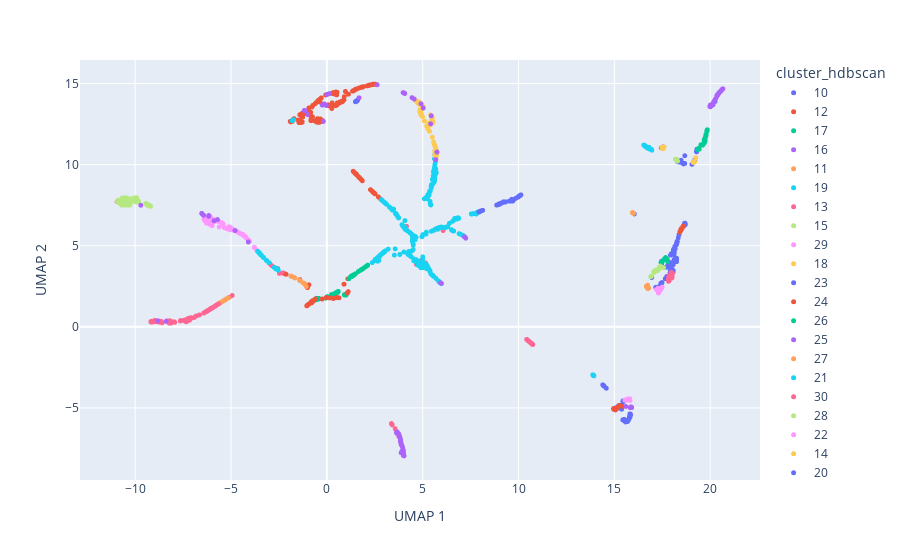

The notebook cell saved with this chart:
### Code cell
samples_all_clusters_umap.plot_interactive_umap(hue='cluster_hdbscan')

### Figure 1 — Plotly figure (JSON) as saved in the notebook; plotly's stock layout.template omitted (floating-point values rounded to 4 significant figures; data arrays with more than 128 entries replaced by an {"elided": "..."} marker saying what was removed)
{"data": [{"hovertemplate": "cluster_hdbscan=10<br>UMAP_1=%{x}<br>UMAP_2=%{y}<extra></extra>", "legendgroup": "10", "marker": {"color": "#636efa", "opacity": 1, "size": 5, "symbol": "circle"}, "mode": "markers", "name": "10", "showlegend": true, "type": "scattergl", "x": {"elided": "173 float values"}, "xaxis": "x", "y": {"elided": "173 float values"}, "yaxis": "y"}, {"hovertemplate": "cluster_hdbscan=12<br>UMAP_1=%{x}<br>UMAP_2=%{y}<extra></extra>", "legendgroup": "12", "marker": {"color": "#EF553B", "opacity": 1, "size": 5, "symbol": "circle"}, "mode": "markers", "name": "12", "showlegend": true, "type": "scattergl", "x": [18.6, 18.41, 18.45, 18.46, 18.56, 18.49, 18.5, 18.46], "xaxis": "x", "y": [6.219, 5.851, 5.909, 5.965, 6.144, 6.04, 6.013, 5.993], "yaxis": "y"}, {"hovertemplate": "cluster_hdbscan=17<br>UMAP_1=%{x}<br>UMAP_2=%{y}<extra></extra>", "legendgroup": "17", "marker": {"color": "#00cc96", "opacity": 1, "size": 5, "symbol": "circle"}, "mode": "markers", "name": "17", "showlegend": true, "type": "scattergl", "x": [19.59, 19.51, 19.65, 19.74, 19.59, 19.43, 19.35, 19.85, 19.7, 19.71, 19.69, 19.82, 19.73, 19.6, 19.79, 19.6, 19.69, 19.83, 19.39, 19.69, 19.67, 19.78, 19.69, 19.84, 19.72, 19.78, 19.76, 19.65, 19.83, 19.72, 19.73, 19.75, 19.6, 19.72], "xaxis": "x", "y": [11.2, 11.22, 11.31, 11.46, 11.21, 10.96, 10.94, 12.15, 11.38, 11.4, 11.46, 12.04, 11.63, 11.21, 11.82, 11.22, 11.54, 12.1, 11.0, 11.34, 11.33, 11.86, 11.52, 12.12, 11.46, 11.85, 11.73, 11.28, 12.11, 11.59, 11.63, 11.66, 11.21, 11.59], "yaxis": "y"}, {"hovertemplate": "cluster_hdbscan=16<br>UMAP_1=%{x}<br>UMAP_2=%{y}<extra></extra>", "legendgroup": "16", "marker": {"color": "#ab63fa", "opacity": 1, "size": 5, "symbol": "circle"}, "mode": "markers", "name": "16", "showlegend": true, "type": "scattergl", "x": [20.55, 20.38, 20.53, 20.12, 20.64, 20.04, 20.27, 20.27, 20.03, 20.01, 20.45, 20.35, 20.46, 20.13, 20.15, 20.2, 20.64, 20.01, 20.1, 20.39, 20.58, 20.01, 20.4, 20.04, 20.51, 20.66, 20.12, 20.08, 20.09, 20.35, 20.07, 20.64, 20.44, 20.13, 20.64, 20.65, 20.53, 19.98, 20.15, 20.46, 20.11, 20.18, 20.14], "xaxis": "x", "y": [14.54, 14.29, 14.5, 13.69, 14.67, 13.63, 14.05, 14.04, 13.63, 13.68, 14.42, 14.21, 14.42, 13.73, 13.8, 13.91, 14.65, 13.67, 13.67, 14.29, 14.57, 13.57, 14.33, 13.62, 14.5, 14.68, 13.69, 13.69, 13.68, 14.29, 13.63, 14.66, 14.4, 13.73, 14.66, 14.66, 14.51, 13.59, 13.69, 14.45, 13.73, 13.83, 13.77], "yaxis": "y"}, {"hovertemplate": "cluster_hdbscan=11<br>UMAP_1=%{x}<br>UMAP_2=%{y}<extra></extra>", "legendgroup": "11", "marker": {"color": "#FFA15A", "opacity": 1, "size": 5, "symbol": "circle"}, "mode": "markers", "name": "11", "showlegend": true, "type": "scattergl", "x": [15.96, 15.99, 15.97, 15.99, 15.99, 15.95, 15.97, 15.97, 15.97, 15.97], "xaxis": "x", "y": [7.033, 7.0, 7.028, 7.011, 6.995, 7.046, 7.014, 7.019, 7.018, 7.017], "yaxis": "y"}, {"hovertemplate": "cluster_hdbscan=19<br>UMAP_1=%{x}<br>UMAP_2=%{y}<extra></extra>", "legendgroup": "19", "marker": {"color": "#19d3f3", "opacity": 1, "size": 5, "symbol": "circle"}, "mode": "markers", "name": "19", "showlegend": true, "type": "scattergl", "x": [16.82, 16.69, 16.8, 16.8, 16.7, 16.74, 16.63, 16.66, 16.67, 16.69, 16.61, 16.6, 16.57, 16.71, 16.63, 16.59, 16.88, 16.95, 16.94, 16.87, 16.58, 16.53, 16.6, 16.55], "xaxis": "x", "y": [11.03, 11.07, 10.98, 11.07, 11.05, 11.07, 11.12, 11.11, 11.1, 11.09, 11.14, 11.16, 11.17, 11.03, 11.12, 11.16, 10.95, 10.89, 10.94, 10.95, 11.16, 11.21, 11.14, 11.19], "yaxis": "y"}, {"hovertemplate": "cluster_hdbscan=13<br>UMAP_1=%{x}<br>UMAP_2=%{y}<extra></extra>", "legendgroup": "13", "marker": {"color": "#FF6692", "opacity": 1, "size": 5, "symbol": "circle"}, "mode": "markers", "name": "13", "showlegend": true, "type": "scattergl", "x": [10.56, 10.47, 10.68, 10.74, 10.46, 10.74, 10.69, 10.44, 10.64, 10.72, 10.59, 10.74, 10.58, 10.71, 10.54, 10.55, 10.49, 10.67, 10.55, 10.45, 10.42, 10.44, 10.73, 10.47, 10.61], "xaxis": "x", "y": [-0.9051, -0.821, -1.028, -1.09, -0.8032, -1.084, -1.039, -0.7912, -0.9877, -1.068, -0.9356, -1.089, -0.9247, -1.058, -0.8899, -0.9021, -0.8395, -1.013, -0.8982, -0.8004, -0.7714, -0.7872, -1.073, -0.8215, -0.9549], "yaxis": "y"}, {"hovertemplate": "cluster_hdbscan=15<br>UMAP_1=%{x}<br>UMAP_2=%{y}<extra></extra>", "legendgroup": "15", "marker": {"color": "#B6E880", "opacity": 1, "size": 5, "symbol": "circle"}, "mode": "markers", "name": "15", "showlegend": true, "type": "scattergl", "x": [18.26, 18.18, 18.3, 18.26, 18.25], "xaxis": "x", "y": [10.25, 10.34, 10.23, 10.24, 10.29], "yaxis": "y"}, {"hovertemplate": "cluster_hdbscan=29<br>UMAP_1=%{x}<br>UMAP_2=%{y}<extra></extra>", "legendgroup": "29", "marker": {"color": "#FF97FF", "opacity": 1, "size": 5, "symbol": "circle"}, "mode": "markers", "name": "29", "showlegend": true, "type": "scattergl", "x": [17.31, 17.33, 17.4, 17.39, 17.29, 17.28, 17.37, 17.43, 17.19, 17.31, 17.45, 17.3, 17.49], "xaxis": "x", "y": [2.117, 2.114, 2.329, 2.277, 2.092, 2.386, 2.265, 2.328, 2.3, 2.148, 2.365, 2.155, 2.451], "yaxis": "y"}, {"hovertemplate": "cluster_hdbscan=18<br>UMAP_1=%{x}<br>UMAP_2=%{y}<extra></extra>", "legendgroup": "18", "marker": {"color": "#FECB52", "opacity": 1, "size": 5, "symbol": "circle"}, "mode": "markers", "name": "18", "showlegend": true, "type": "scattergl", "x": [17.56, 17.59, 17.53, 17.52, 17.48, 17.47, 17.53], "xaxis": "x", "y": [11.0, 11.1, 11.02, 10.98, 11.07, 11.05, 11.02], "yaxis": "y"}, {"hovertemplate": "cluster_hdbscan=23<br>UMAP_1=%{x}<br>UMAP_2=%{y}<extra></extra>", "legendgroup": "23", "marker": {"color": "#636efa", "opacity": 1, "size": 5, "symbol": "circle"}, "mode": "markers", "name": "23", "showlegend": true, "type": "scattergl", "x": [15.63, 15.46, 15.78, 15.51, 15.58, 15.66, 15.66, 15.65, 15.67, 15.58, 15.67, 15.84, 15.77, 15.68, 15.73, 15.82, 15.85, 15.83, 15.62, 15.81, 15.44, 15.58, 15.46], "xaxis": "x", "y": [-5.833, -5.719, -5.539, -5.765, -5.768, -5.82, -5.836, -5.84, -5.823, -5.861, -5.839, -5.42, -5.674, -5.828, -5.779, -5.562, -5.416, -5.363, -5.849, -5.37, -5.74, -5.828, -5.743], "yaxis": "y"}, {"hovertemplate": "cluster_hdbscan=24<br>UMAP_1=%{x}<br>UMAP_2=%{y}<extra></extra>", "legendgroup": "24", "marker": {"color": "#EF553B", "opacity": 1, "size": 5, "symbol": "circle"}, "mode": "markers", "name": "24", "showlegend": true, "type": "scattergl", "x": [15.13, 14.98, 14.96, 15.14, 15.42, 15.27, 15.07, 15.06], "xaxis": "x", "y": [-5.02, -5.024, -5.074, -4.964, -4.904, -4.844, -5.11, -5.118], "yaxis": "y"}, {"hovertemplate": "cluster_hdbscan=26<br>UMAP_1=%{x}<br>UMAP_2=%{y}<extra></extra>", "legendgroup": "26", "marker": {"color": "#00cc96", "opacity": 1, "size": 5, "symbol": "circle"}, "mode": "markers", "name": "26", "showlegend": true, "type": "scattergl", "x": [17.58, 17.78, 17.68, 17.67, 17.69, 17.63, 17.55, 17.43, 17.71, 17.74], "xaxis": "x", "y": [4.141, 4.028, 4.271, 4.205, 4.203, 4.203, 4.102, 3.976, 4.184, 4.181], "yaxis": "y"}, {"hovertemplate": "cluster_hdbscan=25<br>UMAP_1=%{x}<br>UMAP_2=%{y}<extra></extra>", "legendgroup": "25", "marker": {"color": "#ab63fa", "opacity": 1, "size": 5, "symbol": "circle"}, "mode": "markers", "name": "25", "showlegend": true, "type": "scattergl", "x": [15.86, 15.82, 15.83, 15.9, 15.59, 15.84, 15.87], "xaxis": "x", "y": [-4.951, -4.971, -4.979, -4.969, -4.903, -4.965, -4.932], "yaxis": "y"}, {"hovertemplate": "cluster_hdbscan=27<br>UMAP_1=%{x}<br>UMAP_2=%{y}<extra></extra>", "legendgroup": "27", "marker": {"color": "#FFA15A", "opacity": 1, "size": 5, "symbol": "circle"}, "mode": "markers", "name": "27", "showlegend": true, "type": "scattergl", "x": [16.79, 16.7, 16.74, 16.74, 16.74, 16.7, 16.67, 16.78, 16.76, 16.75, 16.68], "xaxis": "x", "y": [2.388, 2.45, 2.359, 2.571, 2.426, 2.475, 2.513, 2.386, 2.375, 2.427, 2.462], "yaxis": "y"}, {"hovertemplate": "cluster_hdbscan=21<br>UMAP_1=%{x}<br>UMAP_2=%{y}<extra></extra>", "legendgroup": "21", "marker": {"color": "#19d3f3", "opacity": 1, "size": 5, "symbol": "circle"}, "mode": "markers", "name": "21", "showlegend": true, "type": "scattergl", "x": [13.91, 13.93, 13.88, 13.88, 13.92, 13.89], "xaxis": "x", "y": [-2.99, -3.018, -2.96, -2.958, -3.008, -2.975], "yaxis": "y"}, {"hovertemplate": "cluster_hdbscan=30<br>UMAP_1=%{x}<br>UMAP_2=%{y}<extra></extra>", "legendgroup": "30", "marker": {"color": "#FF6692", "opacity": 1, "size": 5, "symbol": "circle"}, "mode": "markers", "name": "30", "showlegend": true, "type": "scattergl", "x": [18.03, 17.96, 18.01, 17.94, 17.84, 17.96, 17.82, 17.95, 17.97, 17.84, 18.01, 17.82, 17.86, 17.99, 17.83, -2.966, -4.935, -2.718, 3.37, 5.097, 4.156, 5.147, 4.928, -2.296, 3.752, -2.754, 3.384, -10.94, 3.566, -2.474, -2.204, -5.099, -2.867, 6.066, -2.568, 4.677, -2.259], "xaxis": "x", "y": [3.28, 3.366, 3.098, 2.993, 2.845, 3.325, 2.933, 2.998, 2.999, 2.822, 3.026, 2.811, 2.861, 3.037, 3.123, 3.883, 1.933, 3.651, -5.964, 3.924, 6.201, 3.943, 4.111, 3.33, -6.751, 3.683, -5.989, 7.722, -6.281, 3.298, 3.289, 1.818, 3.765, 5.941, 3.605, 3.849, 3.288], "yaxis": "y"}, {"hovertemplate": "cluster_hdbscan=28<br>UMAP_1=%{x}<br>UMAP_2=%{y}<extra></extra>", "legendgroup": "28", "marker": {"color": "#B6E880", "opacity": 1, "size": 5, "symbol": "circle"}, "mode": "markers", "name": "28", "showlegend": true, "type": "scattergl", "x": [16.93, 17.25, 17.41, 17.34, 17.29, 17.09, 17.18, 17.06, 17.17, 17.33, 17.57, 16.91, 17.1, 17.11, 16.9, 17.07], "xaxis": "x", "y": [3.125, 3.471, 3.747, 3.678, 3.567, 3.432, 3.507, 3.428, 3.5, 3.557, 3.653, 3.11, 3.448, 3.455, 3.092, 3.357], "yaxis": "y"}, {"hovertemplate": "cluster_hdbscan=22<br>UMAP_1=%{x}<br>UMAP_2=%{y}<extra></extra>", "legendgroup": "22", "marker": {"color": "#FF97FF", "opacity": 1, "size": 5, "symbol": "circle"}, "mode": "markers", "name": "22", "showlegend": true, "type": "scattergl", "x": [15.69, 15.81, 15.75, 15.8, 15.55, 15.74, 15.7, 15.71, 15.78, 15.64, 15.55, 15.63], "xaxis": "x", "y": [-4.502, -4.54, -4.446, -4.436, -4.528, -4.484, -4.453, -4.469, -4.482, -4.49, -4.514, -4.491], "yaxis": "y"}, {"hovertemplate": "cluster_hdbscan=14<br>UMAP_1=%{x}<br>UMAP_2=%{y}<extra></extra>", "legendgroup": "14", "marker": {"color": "#FECB52", "opacity": 1, "size": 5, "symbol": "circle"}, "mode": "markers", "name": "14", "showlegend": true, "type": "scattergl", "x": [19.24, 19.16, 19.13, 19.16, 19.18, 19.11, 19.12], "xaxis": "x", "y": [10.42, 10.18, 10.14, 10.19, 10.17, 10.15, 10.14], "yaxis": "y"}, {"hovertemplate": "cluster_hdbscan=20<br>UMAP_1=%{x}<br>UMAP_2=%{y}<extra></extra>", "legendgroup": "20", "marker": {"color": "#636efa", "opacity": 1, "size": 5, "symbol": "circle"}, "mode": "markers", "name": "20", "showlegend": true, "type": "scattergl", "x": [14.47, 14.45, 14.44, 14.45, 14.44, 14.39, 14.42], "xaxis": "x", "y": [-3.661, -3.635, -3.63, -3.632, -3.631, -3.572, -3.604], "yaxis": "y"}, {"hovertemplate": "cluster_hdbscan=9<br>UMAP_1=%{x}<br>UMAP_2=%{y}<extra></extra>", "legendgroup": "9", "marker": {"color": "#EF553B", "opacity": 1, "size": 5, "symbol": "circle"}, "mode": "markers", "name": "9", "showlegend": true, "type": "scattergl", "x": {"elided": "182 float values"}, "xaxis": "x", "y": {"elided": "182 float values"}, "yaxis": "y"}, {"hovertemplate": "cluster_hdbscan=1<br>UMAP_1=%{x}<br>UMAP_2=%{y}<extra></extra>", "legendgroup": "1", "marker": {"color": "#00cc96", "opacity": 1, "size": 5, "symbol": "circle"}, "mode": "markers", "name": "1", "showlegend": true, "type": "scattergl", "x": [0.5586, -0.4793, 0.3829, 0.4954, 0.3259, -0.5984, 0.3984, 0.5969, 0.4463, -0.6022, 0.9682, 0.2388, -0.00892, 0.4318, 0.5864, -0.4161, 0.9154, 0.9993, 0.959, 0.02441, 0.9802, 0.3847, -0.429, 0.9526, 0.0758, 0.9304, 0.5325, 0.909, 0.5131, 0.1718, -0.6016, -0.4672, 0.1834, 0.009229, -0.5437, 0.5676, -0.06735, 0.9457, 0.3943, 0.1255, 1.053], "xaxis": "x", "y": [2.15, 1.695, 1.842, 1.877, 1.872, 1.658, 1.842, 2.185, 2.085, 1.698, 1.973, 1.99, 1.799, 1.863, 2.161, 1.754, 1.983, 1.957, 1.98, 1.866, 2.005, 1.99, 1.713, 1.959, 1.839, 1.975, 2.146, 1.974, 2.126, 1.873, 1.695, 1.717, 1.873, 1.847, 1.766, 2.132, 1.771, 1.989, 2.047, 1.813, 2.061], "yaxis": "y"}, {"hovertemplate": "cluster_hdbscan=32<br>UMAP_1=%{x}<br>UMAP_2=%{y}<extra></extra>", "legendgroup": "32", "marker": {"color": "#ab63fa", "opacity": 1, "size": 5, "symbol": "circle"}, "mode": "markers", "name": "32", "showlegend": true, "type": "scattergl", "x": [3.781, 3.835, 3.663, 3.994, 3.97, 3.852, 3.689, 3.989, 3.943, 3.82, 3.876, 3.841, 3.691, 3.692, 3.845, 3.977, 3.753, 3.898, 3.735, 3.637, 3.663, 3.859, 3.795, 3.908, 3.851, 3.891, 3.951, 3.862, 3.965, 3.636, 3.838, 3.67, 3.651, 3.658, 3.924], "xaxis": "x", "y": [-6.702, -6.93, -6.477, -7.619, -7.641, -7.161, -6.531, -7.684, -7.722, -6.854, -7.758, -7.041, -6.545, -6.534, -6.971, -7.658, -6.61, -7.267, -6.587, -6.527, -6.5, -7.153, -6.758, -7.273, -6.968, -7.294, -7.411, -7.067, -7.544, -6.5, -6.991, -6.498, -6.48, -6.568, -7.652], "yaxis": "y"}, {"hovertemplate": "cluster_hdbscan=34<br>UMAP_1=%{x}<br>UMAP_2=%{y}<extra></extra>", "legendgroup": "34", "marker": {"color": "#FFA15A", "opacity": 1, "size": 5, "symbol": "circle"}, "mode": "markers", "name": "34", "showlegend": true, "type": "scattergl", "x": [-5.578, -5.482, -5.258, -5.408, -5.3, -5.345, -5.245, -5.313, -5.265, -5.57, -5.139], "xaxis": "x", "y": [1.489, 1.536, 1.713, 1.598, 1.669, 1.639, 1.713, 1.663, 1.699, 1.466, 1.796], "yaxis": "y"}, {"hovertemplate": "cluster_hdbscan=31<br>UMAP_1=%{x}<br>UMAP_2=%{y}<extra></extra>", "legendgroup": "31", "marker": {"color": "#19d3f3", "opacity": 1, "size": 5, "symbol": "circle"}, "mode": "markers", "name": "31", "showlegend": true, "type": "scattergl", "x": {"elided": "284 float values"}, "xaxis": "x", "y": {"elided": "284 float values"}, "yaxis": "y"}, {"hovertemplate": "cluster_hdbscan=4<br>UMAP_1=%{x}<br>UMAP_2=%{y}<extra></extra>", "legendgroup": "4", "marker": {"color": "#FF6692", "opacity": 1, "size": 5, "symbol": "circle"}, "mode": "markers", "name": "4", "showlegend": true, "type": "scattergl", "x": [-9.018, -6.194, -7.934, -8.214, -8.023, -7.258, -8.653, -9.141, -6.187, -5.922, -6.239, -8.166, -7.101, -9.157, -6.109, -5.654, -7.264, -6.041, -6.008, -5.697, -6.919, -8.124, -5.922, -9.125, -7.438, -9.009, -5.805, -8.805, -8.192, -8.884, -7.154, -5.656, -8.261, -8.096, -6.807, -7.638, -6.254, -7.342, -7.45, -5.805, -7.259, -8.249, -5.91, -9.097, -7.271, -5.729, -7.273, -8.334, -9.18, -8.978, -9.181, -7.25, -8.984, -6.249, -8.96, -6.356, -6.29, -8.967, -7.639, -7.96, -6.108, -8.596, -7.623, -7.089, -8.954, -8.838, -7.333, -9.037, -8.218, -6.194, -8.638, -6.833, -8.142, -5.767, -8.898, -8.027, -8.151, -6.256, -8.219, -6.012, -7.125, -7.641, -8.143, -6.422, -5.829, -7.411, -8.739, -8.87, -7.318, -7.37, -7.201, -5.849, -5.934, -8.206, -8.113, -8.249, -8.966, -6.648, -7.205, -8.935, -7.318], "xaxis": "x", "y": [0.3116, 1.017, 0.2832, 0.3384, 0.3015, 0.3704, 0.3441, 0.346, 1.023, 1.21, 0.9856, 0.3553, 0.503, 0.3234, 1.089, 1.414, 0.3964, 1.148, 1.137, 1.384, 0.5809, 0.2672, 1.205, 0.3032, 0.3819, 0.3708, 1.303, 0.377, 0.382, 0.3633, 0.4294, 1.418, 0.2857, 0.3174, 0.678, 0.374, 0.9724, 0.3132, 0.4009, 1.304, 0.3956, 0.2682, 1.215, 0.3159, 0.3663, 1.363, 0.3659, 0.3673, 0.3017, 0.395, 0.3251, 0.5111, 0.347, 0.9825, 0.4009, 0.9026, 0.9516, 0.3491, 0.3672, 0.3098, 1.066, 0.2508, 0.3916, 0.5681, 0.3461, 0.3164, 0.4257, 0.3206, 0.3454, 1.012, 0.3293, 0.6592, 0.3081, 1.331, 0.3618, 0.3154, 0.3353, 0.9553, 0.2287, 1.141, 0.5494, 0.3719, 0.236, 0.8522, 1.275, 0.4232, 0.291, 0.3429, 0.3705, 0.4206, 0.4117, 1.27, 1.205, 0.3569, 0.2448, 0.3619, 0.3524, 0.7382, 0.506, 0.3349, 0.4048], "yaxis": "y"}, {"hovertemplate": "cluster_hdbscan=6<br>UMAP_1=%{x}<br>UMAP_2=%{y}<extra></extra>", "legendgroup": "6", "marker": {"color": "#B6E880", "opacity": 1, "size": 5, "symbol": "circle"}, "mode": "markers", "name": "6", "showlegend": true, "type": "scattergl", "x": [-9.325, -9.983, -10.7, -10.54, -10.9, -9.32, -9.198, -10.92, -9.391, -10.37, -10.63, -9.247, -10.71, -10.84, -9.826, -10.61, -10.44, -10.37, -9.953, -9.916, -9.314, -10.21, -10.21, -10.24, -9.927, -9.966, -9.962, -10.52, -10.7, -10.63, -10.15, -9.332, -9.927, -10.8, -9.209, -10.88, -10.08, -10.57, -10.69, -10.72, -10.66, -10.79, -9.987, -9.826, -9.951, -10.25, -10.66, -10.38, -9.363, -10.38, -10.44, -10.82, -10.89, -10.74, -9.359, -10.27, -9.288, -10.52, -10.53, -10.31, -9.217, -10.22, -10.02, -10.88, -9.446], "xaxis": "x", "y": [7.515, 7.743, 7.592, 7.878, 7.791, 7.543, 7.435, 7.739, 7.524, 7.519, 7.934, 7.459, 7.882, 7.762, 7.692, 7.924, 7.955, 7.545, 7.907, 7.953, 7.482, 7.894, 7.749, 7.754, 7.704, 7.939, 7.73, 7.52, 7.849, 7.561, 7.901, 7.524, 7.932, 7.612, 7.449, 7.809, 7.867, 7.957, 7.506, 7.849, 7.957, 7.719, 7.962, 7.752, 7.942, 7.891, 7.903, 7.905, 7.543, 7.802, 7.506, 7.627, 7.797, 7.55, 7.546, 7.508, 7.495, 7.893, 7.817, 7.609, 7.445, 7.898, 7.723, 7.798, 7.617], "yaxis": "y"}, {"hovertemplate": "cluster_hdbscan=5<br>UMAP_1=%{x}<br>UMAP_2=%{y}<extra></extra>", "legendgroup": "5", "marker": {"color": "#FF97FF", "opacity": 1, "size": 5, "symbol": "circle"}, "mode": "markers", "name": "5", "showlegend": true, "type": "scattergl", "x": [-4.283, -4.583, -4.222, -3.774, -4.636, -6.14, -4.94, -4.28, -4.348, -5.911, -6.037, -4.328, -5.078, -6.026, -6.104, -6.106, -5.989, -4.066, -5.034, -6.394, -6.128, -5.07, -4.924, -4.2, -5.928, -5.614, -6.072, -4.274, -4.417, -4.396, -6.359, -6.383, -3.629, -5.84, -6.309, -5.841, -4.951, -4.061, -4.41, -5.705, -6.423, -6.086, -4.071, -3.65, -4.528, -6.231, -4.336, -6.405, -6.133, -5.004, -4.585, -3.787, -5.677, -4.972, -5.407, -5.134, -4.654, -4.108, -4.955, -5.493, -4.235, -4.046, -5.34, -4.41, -5.631, -6.256, -4.072, -5.809, -5.09, -5.975, -5.983, -5.1, -5.942, -5.9, -5.728, -4.389, -4.037, -4.762, -5.123, -5.198, -6.266, -6.134, -4.245, -4.295, -6.379, -6.285, -5.047], "xaxis": "x", "y": [5.592, 5.792, 5.501, 4.897, 5.829, 6.46, 6.051, 5.592, 5.647, 6.616, 6.338, 5.632, 6.148, 6.553, 6.77, 6.809, 6.373, 5.292, 6.121, 6.633, 6.387, 5.994, 5.972, 5.484, 6.459, 6.162, 6.793, 5.583, 5.705, 5.699, 6.586, 6.742, 4.69, 6.585, 6.503, 6.509, 6.038, 5.313, 5.699, 6.542, 6.865, 6.711, 5.318, 4.714, 5.755, 6.39, 5.635, 6.641, 6.334, 6.014, 5.805, 4.898, 6.546, 6.022, 6.35, 6.053, 5.858, 5.374, 6.061, 6.421, 5.542, 5.292, 6.11, 5.677, 6.491, 6.424, 5.327, 6.513, 6.172, 6.398, 6.235, 6.167, 6.462, 6.562, 6.596, 5.713, 5.278, 5.925, 6.169, 6.048, 6.691, 6.395, 5.546, 5.606, 6.563, 6.399, 6.093], "yaxis": "y"}, {"hovertemplate": "cluster_hdbscan=8<br>UMAP_1=%{x}<br>UMAP_2=%{y}<extra></extra>", "legendgroup": "8", "marker": {"color": "#FECB52", "opacity": 1, "size": 5, "symbol": "circle"}, "mode": "markers", "name": "8", "showlegend": true, "type": "scattergl", "x": [4.86, 5.036, 4.787, 4.933, 4.851, 4.913, 5.441, 5.696, 5.486, 5.655, 5.735, 5.308, 5.733, 4.92, 4.851, 5.665, 5.434, 5.502, 5.465, 5.54, 5.414, 5.206, 4.732, 5.257, 5.659, 5.646, 4.913, 5.698, 4.852, 5.701, 5.296, 5.233, 5.493, 5.726, 4.62, 5.63, 5.633, 5.399, 5.355, 4.905, 4.902, 5.505, 4.853, 5.594, 5.633, 5.262, 4.995, 4.99, 4.647, 5.716, 5.723, 5.271, 5.65, 4.811, 4.638, 5.335, 4.881, 5.493, 4.951, 5.091, 5.468, 5.664, 4.915, 4.836, 4.593, 4.537, 5.635, 5.647, 5.599, 4.872, 5.459, 5.325, 4.948, 5.64, 5.569, 5.275, 5.442, 5.521, 4.936, 4.734, 4.691], "xaxis": "x", "y": [13.25, 13.53, 13.74, 13.67, 13.32, 13.14, 12.56, 10.39, 12.61, 10.69, 10.77, 12.4, 10.6, 13.15, 13.34, 11.08, 13.04, 11.69, 12.63, 12.63, 13.07, 12.37, 13.88, 12.31, 10.8, 10.79, 13.14, 10.82, 13.74, 10.93, 12.4, 12.39, 12.81, 10.81, 13.98, 11.19, 10.79, 12.45, 12.06, 13.71, 13.09, 12.9, 13.38, 11.29, 10.85, 12.33, 13.62, 12.96, 13.96, 10.87, 10.8, 12.22, 10.73, 13.86, 13.96, 12.56, 13.21, 12.83, 13.66, 12.69, 12.79, 10.87, 13.72, 13.74, 14.01, 14.06, 10.57, 11.11, 11.26, 13.82, 12.95, 12.43, 13.43, 10.77, 11.4, 12.37, 13.04, 12.55, 13.1, 13.85, 13.88], "yaxis": "y"}, {"hovertemplate": "cluster_hdbscan=7<br>UMAP_1=%{x}<br>UMAP_2=%{y}<extra></extra>", "legendgroup": "7", "marker": {"color": "#636efa", "opacity": 1, "size": 5, "symbol": "circle"}, "mode": "markers", "name": "7", "showlegend": true, "type": "scattergl", "x": [9.219, 10.11, 9.009, 9.025, 10.1, 10.01, 10.04, 9.674, 10.07, 10.12, 9.637, 9.099, 8.933, 9.3, 10.08, 8.13, 7.936, 9.742, 9.043, 9.139, 10.07, 9.95, 9.59, 9.331, 9.216, 9.517, 9.645, 9.258, 10.09, 9.707, 9.659, 8.012, 9.279, 9.644, 8.03, 9.048, 10.06, 9.976, 9.305, 9.631, 9.852, 9.153, 9.258, 8.081, 8.859, 7.983, 8.97], "xaxis": "x", "y": [7.711, 8.123, 7.557, 7.591, 8.12, 8.032, 8.069, 7.801, 8.094, 8.138, 7.79, 7.624, 7.529, 7.708, 8.103, 7.183, 7.082, 7.839, 7.592, 7.65, 8.087, 7.989, 7.764, 7.708, 7.683, 7.75, 7.869, 7.696, 8.112, 7.762, 7.764, 7.137, 7.687, 7.78, 7.147, 7.605, 8.083, 8.004, 7.705, 7.768, 7.922, 7.659, 7.711, 7.166, 7.508, 7.112, 7.573], "yaxis": "y"}, {"hovertemplate": "cluster_hdbscan=-1<br>UMAP_1=%{x}<br>UMAP_2=%{y}<extra></extra>", "legendgroup": "-1", "marker": {"color": "#EF553B", "opacity": 1, "size": 5, "symbol": "circle"}, "mode": "markers", "name": "-1", "showlegend": true, "type": "scattergl", "x": [1.098, -0.8031, -2.126, 1.117, -0.9362, -0.9603, -1.069, -1.013, -0.8246, 1.075, 0.8969, -1.03, -1.025, -1.012, 0.4958, 0.1547, 1.057, -1.009, -0.5876, 0.3448, -0.65, -0.7922, -0.7767, -0.942, -0.2467, -0.9912, -0.7385, -0.9368, -0.02512, -0.9721, 0.6308, 0.3386, -0.8339, -1.05, -1.409, -0.9776, -0.98], "xaxis": "x", "y": [2.967, 1.499, 3.241, 2.173, 2.594, 1.383, 2.484, 2.419, 1.532, 2.105, 2.63, 1.316, 1.323, 1.33, 1.811, 1.787, 2.086, 1.327, 1.724, 1.76, 1.676, 1.48, 1.593, 1.399, 1.716, 1.351, 1.548, 1.405, 1.806, 1.376, 1.791, 1.749, 1.479, 1.296, 2.914, 1.367, 1.368], "yaxis": "y"}, {"hovertemplate": "cluster_hdbscan=2<br>UMAP_1=%{x}<br>UMAP_2=%{y}<extra></extra>", "legendgroup": "2", "marker": {"color": "#00cc96", "opacity": 1, "size": 5, "symbol": "circle"}, "mode": "markers", "name": "2", "showlegend": true, "type": "scattergl", "x": [1.243, 2.091, 1.361, 1.469, 1.424, 1.383, 1.777, 2.135, 1.909, 1.753, 1.368, 1.463, 1.294, 1.349, 1.153, 1.813, 1.496, 1.649, 2.009, 1.324, 1.831], "xaxis": "x", "y": [3.105, 3.758, 3.175, 3.253, 3.213, 3.193, 3.508, 3.806, 3.607, 3.488, 3.156, 3.245, 3.098, 3.151, 2.968, 3.532, 3.273, 3.413, 3.699, 3.161, 3.551], "yaxis": "y"}, {"hovertemplate": "cluster_hdbscan=3<br>UMAP_1=%{x}<br>UMAP_2=%{y}<extra></extra>", "legendgroup": "3", "marker": {"color": "#ab63fa", "opacity": 1, "size": 5, "symbol": "circle"}, "mode": "markers", "name": "3", "showlegend": true, "type": "scattergl", "x": [-0.2383, 0.1033, 7.189, -5.89, 4.004, -6.518, 0.002303, -6.432, -9.704, 4.009, 4.907, 3.979, -0.1815, 5.745, -5.708, 7.19, -6.163, 2.625, 4.068, -8.819, 4.001, 3.98, 5.416, -6.162, 4.011, 4.051, 0.1393, 7.187, -1.125, -4.097, 3.997, -6.439, 4.556, -4.788, 5.933, -0.02446, -0.1319, 4.035, -1.177, -8.385, 5.952, 3.958, 4.029, -6.506, 3.988, 3.986, 5.968, 4.446, 5.445, 7.247, -6.53, 1.679, 5.683, -0.9981, 5.026, 3.989, 4.004, 3.999, 3.995], "xaxis": "x", "y": [13.67, 14.37, 5.539, 6.54, 14.43, 6.984, 14.33, 6.877, 7.498, -7.917, 13.76, 14.44, 12.67, 10.78, 6.614, 5.54, 6.814, 14.92, 14.39, 0.3718, -7.933, -7.838, 12.52, 6.864, 14.43, 14.4, 14.38, 5.549, 13.33, 5.235, -7.907, 6.889, 14.04, 5.937, 2.712, 13.65, 13.74, 14.41, 13.34, 0.3414, 2.694, -7.784, -7.954, 6.964, -7.889, -7.926, 2.688, 14.13, 13.01, 5.468, 6.997, 14.12, 10.31, 13.09, 13.5, -7.75, -7.926, -7.792, -7.901], "yaxis": "y"}, {"hovertemplate": "cluster_hdbscan=0<br>UMAP_1=%{x}<br>UMAP_2=%{y}<extra></extra>", "legendgroup": "0", "marker": {"color": "#FFA15A", "opacity": 1, "size": 5, "symbol": "circle"}, "mode": "markers", "name": "0", "showlegend": true, "type": "scattergl", "x": [-1.874, -1.184, -1.805, -1.135, -1.212, -1.708, -1.418, -1.078, -1.696, -1.379, -1.421, -1.215, -1.668], "xaxis": "x", "y": [3.132, 2.675, 3.095, 2.625, 2.691, 3.051, 2.874, 2.488, 3.039, 2.833, 2.867, 2.702, 3.02], "yaxis": "y"}, {"hovertemplate": "cluster_hdbscan=35<br>UMAP_1=%{x}<br>UMAP_2=%{y}<extra></extra>", "legendgroup": "35", "marker": {"color": "#19d3f3", "opacity": 1, "size": 5, "symbol": "circle"}, "mode": "markers", "name": "35", "showlegend": true, "type": "scattergl", "x": [-2.665, -3.46, -2.607, -3.52, -2.53, -3.162, -3.541, -3.412, -2.71, -3.527, -2.749, -3.499, -3.436, -2.65, -2.615, -3.023, -3.134, -3.302, -3.61, -3.298, -3.532], "xaxis": "x", "y": [3.575, 4.458, 3.558, 4.543, 3.491, 4.108, 4.571, 4.41, 3.645, 4.547, 3.668, 4.514, 4.44, 3.59, 3.595, 3.961, 4.082, 4.275, 4.656, 4.269, 4.584], "yaxis": "y"}, {"hovertemplate": "cluster_hdbscan=33<br>UMAP_1=%{x}<br>UMAP_2=%{y}<extra></extra>", "legendgroup": "33", "marker": {"color": "#FF6692", "opacity": 1, "size": 5, "symbol": "circle"}, "mode": "markers", "name": "33", "showlegend": true, "type": "scattergl", "x": [3.41, 3.378, 3.376, 3.383, 3.378, 3.381, 3.412, 3.377], "xaxis": "x", "y": [-6.035, -5.979, -5.977, -5.988, -5.99, -5.987, -6.043, -5.972], "yaxis": "y"}], "layout": {"legend": {"title": {"text": "cluster_hdbscan"}, "tracegroupgap": 0}, "margin": {"t": 60}, "xaxis": {"anchor": "y", "domain": [0, 1], "title": {"text": "UMAP 1"}}, "yaxis": {"anchor": "x", "domain": [0, 1], "title": {"text": "UMAP 2"}}}}
